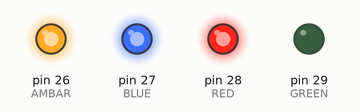
Recording of a sketch running on a simulated Arduino Mega 2560, built with avr-gcc and run on an emulated ATmega2560. Parts: output pins drawn as LEDs (lit = HIGH).

Above: at 0.5 s.
At 3.5 s:
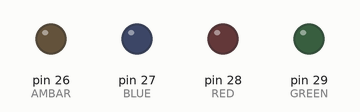
Timing chart, 0 to 4.6 s (numbered marks = the images above):
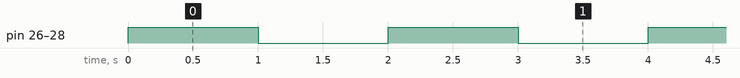

The sketch:

LightsTest.ino
```cpp
#define GREEN 29
#define RED   28
#define BLUE  27
#define AMBAR 26

void setup() {
  pinMode(GREEN, OUTPUT);
  pinMode(RED, OUTPUT);
  pinMode(BLUE, OUTPUT);
  pinMode(AMBAR, OUTPUT);
}

void loop() {
  digitalWrite(RED, HIGH);   // turn the RED LED on (HIGH is the voltage level)
  digitalWrite(BLUE, HIGH);   // turn the BLUE LED on (HIGH is the voltage level)
  digitalWrite(AMBAR, HIGH);   // turn the AMBAR LED on (HIGH is the voltage level)
  delay(1000);               // wait for a second
  digitalWrite(RED, LOW);    // turn the RED LED off by making the voltage LOW
  digitalWrite(BLUE, LOW);    // turn the BLUE LED off by making the voltage LOW
  digitalWrite(AMBAR, LOW);    // turn the AMBAR LED off by making the voltage LOW
  delay(1000);               // wait for a second
}
```

Measured:
- by itself, pin 26 (AMBAR), pin 27 (BLUE), pin 28 (RED): alternates HIGH for 1.0 s and LOW for 1.0 s
